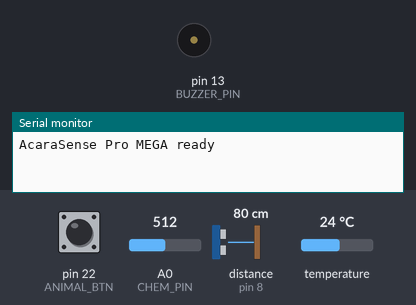
The sketch below on a simulated Arduino Mega 2560, built with avr-gcc and run on an emulated ATmega2560. Shown: buzzer (waves = sounding, pin HIGH), the last lines printed to the serial monitor. The test bench sets the inputs (shaded band); at power-on: distance to the obstacle (sensor on pin 8) 80 cm, pin 22 (ANIMAL_BTN) HIGH, A0 (CHEM_PIN) = 512, temperature 24 °C. The echo pulse lasts 58.3 µs per cm; pins used as bus, display or sensor lines are not drawn.

Above: at 1.2 s.
1.3 s: distance to the obstacle (sensor on pin 8) set to 70 cm
At 2.2 s:
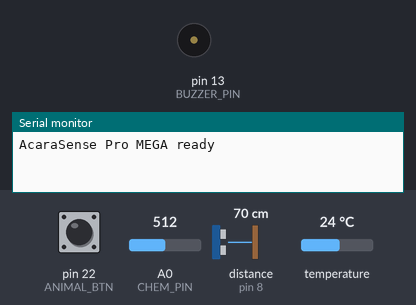
12.3 s: distance to the obstacle (sensor on pin 8) set to 120 cm
At 15.82 s:
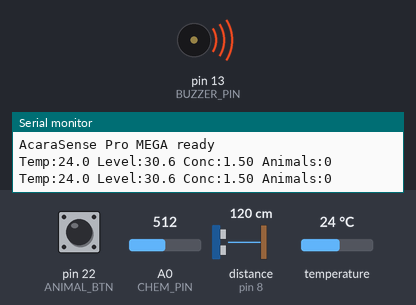
25.7 s: distance to the obstacle (sensor on pin 8) set to 2 cm
At 26.7 s:
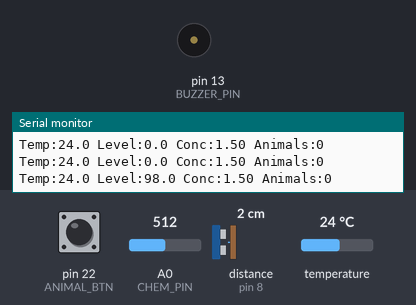
27.2 s: distance to the obstacle (sensor on pin 8) set to 250 cm
At 35.83 s:
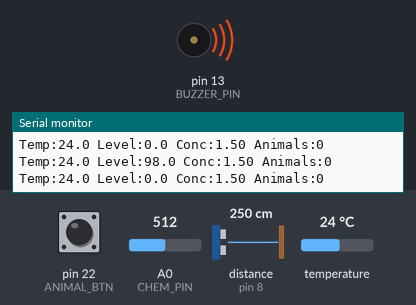
Timing chart, 0 to 41.6 s (numbered marks = the images above; inputs shaded):
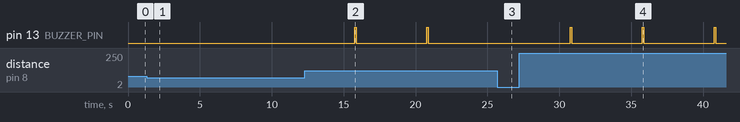

The sketch:

arduino_mega.ino
```cpp
// ============================================================
// AcaraSense Pro — Arduino MEGA 2560
// Reads DS18B20, HC-SR04, Chemical Sensor
// Sends JSON via SoftwareSerial to ESP8266 every 5 seconds
// ============================================================

#include <OneWire.h>
#include <DallasTemperature.h>
#include <SoftwareSerial.h>

// ─── PIN DEFINITIONS ────────────────────────────────────────
#define ONE_WIRE_BUS    2      // DS18B20 data pin
#define TRIG_PIN        7      // HC-SR04 trigger
#define ECHO_PIN        8      // HC-SR04 echo
#define CHEM_PIN        A0     // Chemical concentration (analog)
#define ESP_RX_PIN      10     // SoftwareSerial RX (connects to ESP TX)
#define ESP_TX_PIN      11     // SoftwareSerial TX (connects to ESP RX)
#define BUZZER_PIN      13     // Alert buzzer
#define ANIMAL_BTN      22     // Button to count each animal (active LOW)

// ─── THRESHOLDS ─────────────────────────────────────────────
#define TANK_DEPTH_CM   100.0
#define LOW_LEVEL       25.0
#define CRITICAL_LEVEL  15.0
#define CONC_MIN        1.0
#define CONC_MAX        2.0
#define TEMP_MAX        30.0
#define SEND_INTERVAL   5000   // ms between sends

// ─── OBJECTS ────────────────────────────────────────────────
OneWire           oneWire(ONE_WIRE_BUS);
DallasTemperature tempSensor(&oneWire);
SoftwareSerial    espSerial(ESP_RX_PIN, ESP_TX_PIN);

// ─── STATE ──────────────────────────────────────────────────
float         temperature, tankLevel, chemConc;
int           animalCount  = 0;
bool          btnLastState = HIGH;
unsigned long lastSend     = 0;

void setup() {
  Serial.begin(115200);       // Debug serial to PC
  espSerial.begin(9600);      // MUST match ESP8266 Serial.begin

  tempSensor.begin();
  pinMode(TRIG_PIN,  OUTPUT);
  pinMode(ECHO_PIN,  INPUT);
  pinMode(BUZZER_PIN,OUTPUT);
  pinMode(ANIMAL_BTN,INPUT_PULLUP);

  Serial.println("AcaraSense Pro MEGA ready");
}

void loop() {
  // Count animals via button (debounced)
  bool btnNow = digitalRead(ANIMAL_BTN);
  if (btnNow == LOW && btnLastState == HIGH) {
    animalCount++;
    delay(50);  // debounce
  }
  btnLastState = btnNow;

  // Read & send on interval
  if (millis() - lastSend >= SEND_INTERVAL) {
    lastSend = millis();

    temperature = readTemperature();
    tankLevel   = readTankLevel();
    chemConc    = readChemConc();

    handleBuzzer();
    sendJSON();

    // Debug output
    Serial.print("Temp:"); Serial.print(temperature,1);
    Serial.print(" Level:"); Serial.print(tankLevel,1);
    Serial.print(" Conc:"); Serial.print(chemConc,2);
    Serial.print(" Animals:"); Serial.println(animalCount);
  }
}

// ─── DS18B20 ────────────────────────────────────────────────
float readTemperature() {
  tempSensor.requestTemperatures();
  float t = tempSensor.getTempCByIndex(0);
  if (t == DEVICE_DISCONNECTED_C) { Serial.println("DS18B20 ERR"); return -999; }
  return t;
}

// ─── HC-SR04 ────────────────────────────────────────────────
float readTankLevel() {
  digitalWrite(TRIG_PIN, LOW);  delayMicroseconds(2);
  digitalWrite(TRIG_PIN, HIGH); delayMicroseconds(10);
  digitalWrite(TRIG_PIN, LOW);
  long dur = pulseIn(ECHO_PIN, HIGH, 30000UL);
  if (dur == 0) return -1;   // timeout = sensor error
  float distCm  = dur * 0.034 / 2.0;
  float fluidCm = TANK_DEPTH_CM - distCm;
  return constrain((fluidCm / TANK_DEPTH_CM) * 100.0, 0, 100);
}

// ─── CHEMICAL SENSOR ────────────────────────────────────────
float readChemConc() {
  int raw = analogRead(CHEM_PIN);
  // Map 0–1023 → 0.0–3.0% — calibrate these values to your sensor!
  return (raw / 1023.0) * 3.0;
}

// ─── BUZZER ─────────────────────────────────────────────────
void handleBuzzer() {
  if (tankLevel >= 0 && tankLevel <= CRITICAL_LEVEL) {
    // Fast beep for critical
    digitalWrite(BUZZER_PIN, HIGH); delay(100);
    digitalWrite(BUZZER_PIN, LOW);  delay(100);
  } else if (tankLevel > CRITICAL_LEVEL && tankLevel <= LOW_LEVEL) {
    // Single beep for low
    digitalWrite(BUZZER_PIN, HIGH); delay(300);
    digitalWrite(BUZZER_PIN, LOW);
  } else {
    digitalWrite(BUZZER_PIN, LOW);
  }
}

// ─── SEND JSON TO ESP8266 ───────────────────────────────────
// Dashboard expects: {"temp":24.5,"level":72.3,"conc":1.45,"animals":12}
void sendJSON() {
  espSerial.print("{");
  espSerial.print("\"temp\":");    espSerial.print(temperature, 2);
  espSerial.print(",\"level\":"); espSerial.print(tankLevel,   1);
  espSerial.print(",\"conc\":");  espSerial.print(chemConc,    2);
  espSerial.print(",\"animals\":"); espSerial.print(animalCount);
  espSerial.println("}");
}
```

Measured:
- after the input at 1.3 s, pin 13 (BUZZER_PIN): stops changing and stays LOW
- after the input at 12.3 s, pin 13 (BUZZER_PIN): alternates HIGH for 0.10 s and LOW for 4.9 s, starting after 3.5 s
- after the input at 25.7 s, pin 13 (BUZZER_PIN): stays LOW (without the input it goes to HIGH after 0.07 s)
- after the input at 27.2 s, pin 13 (BUZZER_PIN): alternates HIGH for 0.10 s and LOW for 4.9 s, starting after 3.6 s
